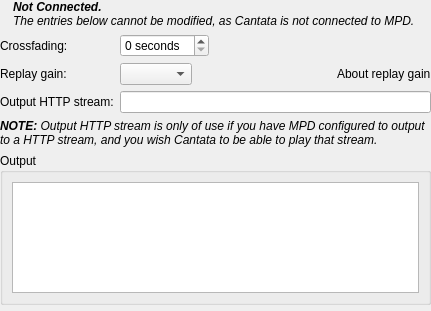
<?xml version="1.0" encoding="UTF-8"?>
<ui version="4.0">
 <class>ServerPlaybackSettings</class>
 <widget class="QWidget" name="ServerPlaybackSettings">
  <property name="geometry">
   <rect>
    <x>0</x>
    <y>0</y>
    <width>431</width>
    <height>311</height>
   </rect>
  </property>
  <layout class="QGridLayout" name="gridLayout">
   <property name="leftMargin">
    <number>0</number>
   </property>
   <property name="topMargin">
    <number>0</number>
   </property>
   <property name="rightMargin">
    <number>0</number>
   </property>
   <property name="bottomMargin">
    <number>0</number>
   </property>
   <item row="0" column="1">
    <widget class="QLabel" name="messageLabel">
     <property name="text">
      <string>&lt;i&gt;&lt;b&gt;Not Connected.&lt;/b&gt;&lt;br/&gt;The entries below cannot be modified, as Cantata is not connected to MPD.&lt;/i&gt;</string>
     </property>
     <property name="wordWrap">
      <bool>true</bool>
     </property>
    </widget>
   </item>
   <item row="3" column="0" colspan="2">
    <widget class="QGroupBox" name="outputFrame">
     <property name="title">
      <string>Output</string>
     </property>
     <layout class="QVBoxLayout" name="verticalLayout">
      <item>
       <widget class="QListWidget" name="view"/>
      </item>
     </layout>
    </widget>
   </item>
   <item row="1" column="0" colspan="2">
    <layout class="QFormLayout" name="formLayout_2">
     <property name="fieldGrowthPolicy">
      <enum>QFormLayout::ExpandingFieldsGrow</enum>
     </property>
     <item row="0" column="0">
      <widget class="BuddyLabel" name="crossfadingLabel">
       <property name="text">
        <string>Crossfading:</string>
       </property>
       <property name="buddy">
        <cstring>crossfading</cstring>
       </property>
      </widget>
     </item>
     <item row="0" column="1">
      <widget class="SpinBox" name="crossfading">
       <property name="suffix">
        <string> seconds</string>
       </property>
       <property name="maximum">
        <number>20</number>
       </property>
      </widget>
     </item>
     <item row="1" column="0">
      <widget class="BuddyLabel" name="replayGainLabel">
       <property name="text">
        <string>Replay gain:</string>
       </property>
       <property name="buddy">
        <cstring>replayGain</cstring>
       </property>
      </widget>
     </item>
     <item row="1" column="1">
      <layout class="QHBoxLayout" name="replayGainayout">
       <property name="leftMargin">
        <number>0</number>
       </property>
       <property name="topMargin">
        <number>0</number>
       </property>
       <property name="rightMargin">
        <number>0</number>
       </property>
       <property name="bottomMargin">
        <number>0</number>
       </property>
       <item>
        <widget class="QComboBox" name="replayGain"/>
       </item>
       <item>
        <spacer name="replayGainSpacer">
         <property name="orientation">
          <enum>Qt::Horizontal</enum>
         </property>
         <property name="sizeType">
          <enum>QSizePolicy::MinimumExpanding</enum>
         </property>
         <property name="sizeHint" stdset="0">
          <size>
           <width>0</width>
           <height>0</height>
          </size>
         </property>
        </spacer>
       </item>
       <item>
        <widget class="UrlLabel" name="aboutReplayGain">
         <property name="text">
          <string>About replay gain</string>
         </property>
        </widget>
       </item>
      </layout>
     </item>
     <item row="2" column="0">
      <widget class="BuddyLabel" name="streamUrlLabel">
       <property name="text">
        <string>Output HTTP stream:</string>
       </property>
       <property name="buddy">
        <cstring>streamUrl</cstring>
       </property>
      </widget>
     </item>
     <item row="2" column="1">
      <widget class="QLineEdit" name="streamUrl"/>
     </item>
    </layout>
   </item>
   <item row="0" column="0">
    <widget class="BuddyLabel" name="messageIcon">
     <property name="sizePolicy">
      <sizepolicy hsizetype="Fixed" vsizetype="Fixed">
       <horstretch>0</horstretch>
       <verstretch>0</verstretch>
      </sizepolicy>
     </property>
     <property name="text">
      <string/>
     </property>
    </widget>
   </item>
   <item row="2" column="0" colspan="2">
    <widget class="QLabel" name="streamUrlInfoLabel">
     <property name="text">
      <string>&lt;i&gt;&lt;b&gt;NOTE:&lt;/b&gt; Output HTTP stream is only of use if you have MPD configured to output to a HTTP stream, and you wish Cantata to be able to play that stream.&lt;/i&gt;</string>
     </property>
     <property name="wordWrap">
      <bool>true</bool>
     </property>
    </widget>
   </item>
   <item row="4" column="0">
    <widget class="QWidget" name="padding" native="true">
     <property name="sizePolicy">
      <sizepolicy hsizetype="Preferred" vsizetype="MinimumExpanding">
       <horstretch>0</horstretch>
       <verstretch>0</verstretch>
      </sizepolicy>
     </property>
    </widget>
   </item>
  </layout>
 </widget>
 <customwidgets>
  <customwidget>
   <class>BuddyLabel</class>
   <extends>QLabel</extends>
   <header>buddylabel.h</header>
  </customwidget>
  <customwidget>
   <class>SpinBox</class>
   <extends>QSpinBox</extends>
   <header>spinbox.h</header>
  </customwidget>
  <customwidget>
   <class>UrlLabel</class>
   <extends>QLabel</extends>
   <header>urllabel.h</header>
  </customwidget>
 </customwidgets>
 <tabstops>
  <tabstop>crossfading</tabstop>
  <tabstop>replayGain</tabstop>
  <tabstop>view</tabstop>
 </tabstops>
 <resources/>
 <connections/>
</ui>
